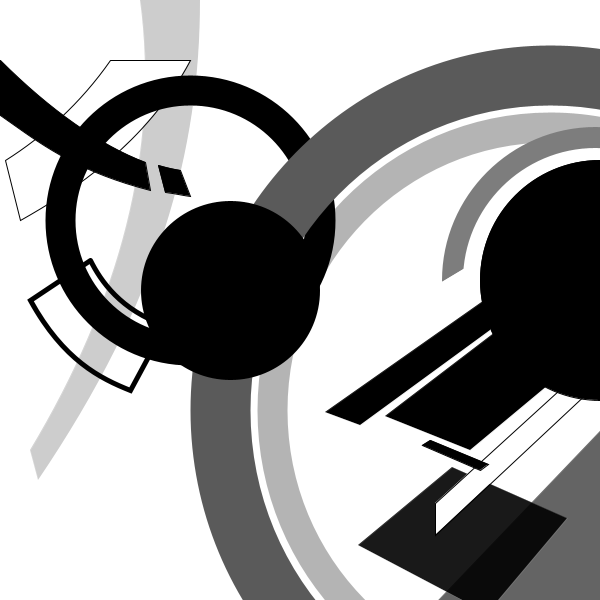
Frame 1 (no input)
Frame 60 (the mouse pressed at the canvas centre just before this capture): identical to frame 1, image omitted
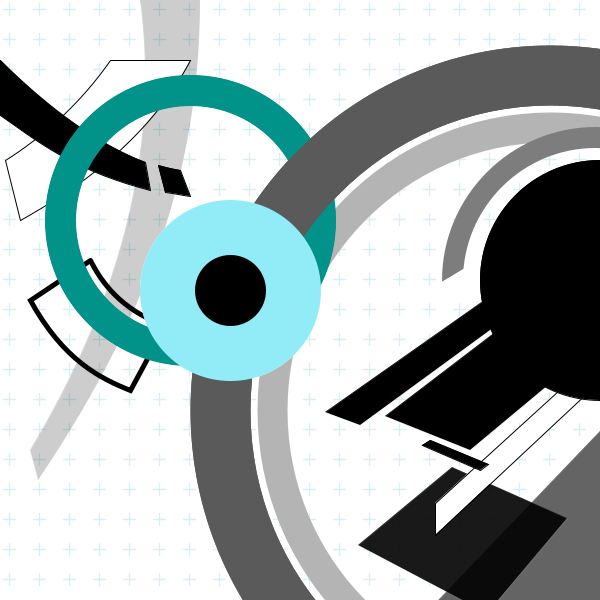
Frame 120 (the mouse held since frame 60 and released just before this capture)

The Processing sketch that drew these frames (run headless with seeded random() and noise(); from frame 60 on, the mouse is pressed at the canvas centre):

// Processing sketch: processing_14293
// ── processing_14293.pde

int x=600;
int y=280;
int ra=240;
int a=230;
int b=290;
int rb=180;
int c=550;
int d=410;
int rc=660;
int xe=600;
int ye=280;
int xd=550;
int yd=410;


void setup()
{
  size(600,600);
  smooth();
}

void draw()
{
  background(255);

  float da=dist(x,y,mouseX,mouseY);
  float db=dist(a,b,mouseX,mouseY);
  float dc=dist(c,d,mouseX,mouseY);

  if (db < rb/2 && mousePressed==true)
  {
    stroke(215,240,245);
    strokeWeight(1.4);
    for(int i=9; i<width; i+=30)
    {
      for(int j=3; j<width; j+=30)
      {
        line(j,i,j+12,i);
      }
    }
    for(int i=9; i<width; i+=30)
    {
      for(int j=3; j<width; j+=30)
      {
        line(i,j,i,j+12);
      }
    }
  }

  //right corner doughnut(small)
  stroke(180);
  strokeWeight(30);
  fill(255,0);
  ellipse(550,410,555,565);

  //<right corner quads>//
  //quad-corner
  strokeWeight(0);
  fill(100);
  quad(620,410,700,700,500,700,400,640);
  //quad-broad
  fill(0);
  quad(520,313,560,375,470,450,385,416);
  //quad-top
  quad(490,296,490,330,360,425,325,412);
  //quad-bottom
  fill(0,230);
  quad(452,467,567,518,487,613,358,545);
  //quad-long
  strokeWeight(1);
  stroke(0);
  fill(255);
  quad(570,380,590,390,435,535,435,503);
  //quad-small
  fill(0);
  quad(430,440,488,464,480,470,422,445);
  //<right corner quads end>//


  //ellipse_right corner
  fill(0);
  ellipse(600,280,240,240);

  //arc_right corner
  fill(255,0);
  strokeWeight(21);
  stroke(125);
  arc(595,280,285,285,PI,TWO_PI);
  strokeWeight(1);
  stroke(255);
  fill(255);
  quad(440,283,470,265,470,290,440,300);

  //<upperleft corner>//

  //long one
  strokeWeight(0);
  fill(0,50);
  beginShape();
  vertex(140,0);
  bezierVertex(160,150,120,300,30,450);
  vertex(38,480);
  bezierVertex(160,300,200,150,200,0);
  endShape();

  //hollowed one
  stroke(0);
  strokeWeight(5);
  fill(0,0);
  beginShape();
  vertex(90,260);
  vertex(30,300);
  bezierVertex(63,360,100,378,130,390);
  vertex(165,325);
  bezierVertex(120,310,100,280,90,260);
  endShape();



  //broad one
  strokeWeight(1);
  fill(255);
  beginShape();
  vertex(110,60);
  bezierVertex(80,103,43,136,5,160);
  vertex(20,220);
  bezierVertex(73,190,146,143,190,60);
  vertex(110,60);
  endShape();

  //black one
  fill(0);
  beginShape();
  vertex(0,60);
  bezierVertex(50,110,100,145,145,162);
  vertex(150,190);
  bezierVertex(72,170,36,140,0,115);
  vertex(0,60);
  endShape();

  //black piece
  fill(0);
  beginShape();
  vertex(158,165);
  bezierVertex(162,166,168,168,180,170);
  vertex(190,196);
  bezierVertex(182,195,174,193,165,192);
  vertex(158,165);
  endShape();


  //center doughnut
  stroke(0);
  strokeWeight(30);
  fill(255,0);
  ellipse(190,220,260,260);

  //right corner doughnut (large)
  stroke(90);
  strokeWeight(60);
  fill(255,0);
  ellipse(550,410,660,670);


  if(dc<rc/2+30 && dc>rc/2-30 && db>rb/2)
  {
    stroke(87,175,102);
    strokeWeight(6);
    ellipse(c,d,rc+54,rc+64);
    ellipse(c,d,rc-56,rc-46);
  }

  //center ellipse
  fill(0);
  strokeWeight(59);
  stroke(0);
  ellipse(230,290,120,120);


  if(da<ra/2)
  {
    fill(0,0);
    strokeCap(SQUARE);
    stroke(174,0,0);
    strokeWeight(8);
    for(int i=55; i<300; i+=25)
        arc(x,y,ra-8,ra-8,radians(i),radians(i+15));

  }


  if(db<rb/2)
  {
    fill(0,0);
    stroke(255);
    strokeWeight(55);
    ellipse(a,b,rb-54,rb-54);
  }
  if (db < rb/2 && mousePressed==true)
  {
    stroke(1,147,138);
    strokeWeight(31);
    fill(255,0);
    ellipse(190,220,260,260);

    //right corner doughnut (large)
    stroke(90);
    strokeWeight(60);
    fill(255,0);
    ellipse(550,410,660,670);

    fill(0);
    stroke(145,236,247);
    strokeWeight(55);
    ellipse(a,b,rb-54,rb-54);
  }
  if(dc<rc/2+30 && dc>rc/2-30 && db>rb/2&&mousePressed==true)
  {
    background(255);
    //right corner doughnut(small)
    stroke(180);
    strokeWeight(30);
    fill(255,0);
    ellipse(550,410,555,565);
    //<right corner quads>//
    //quad-corner
    strokeWeight(0);
    fill(100);
    quad(620,410,700,700,500,700,400,640);
    //quad-broad
    fill(0);
    quad(520,313,560,375,470,450,385,416);
    //quad-top
    quad(490,296,490,330,360,425,325,412);
    //quad-bottom
    fill(0,230);
    quad(452,467,567,518,487,613,358,545);
    //quad-long
    strokeWeight(1);
    stroke(0);
    fill(255);
    quad(570,380,590,390,435,535,435,503);
    //quad-small
    fill(0);
    quad(430,440,488,464,480,470,422,445);
    //<right corner quads end>//
    //ellipse_right corner
    fill(0);
    ellipse(600,280,240,240);
    //<upperleft corner>//
    //long one
    stroke(255);
    strokeWeight(0);
    fill(0,50);
    beginShape();
    vertex(140,0);
    bezierVertex(160,150,120,300,30,450);
    vertex(38,480);
    bezierVertex(160,300,200,150,200,0);
    endShape();
    //broad one
    stroke(0);
    strokeWeight(1);
    fill(255);
    beginShape();
    vertex(110,60);
    bezierVertex(80,103,43,136,5,160);
    vertex(20,220);
    bezierVertex(73,190,146,143,190,60);
    vertex(110,60);
    endShape();
    //black one
    stroke(0,125,23);
    fill(0,125,23);
    beginShape();
    vertex(0,60);
    bezierVertex(50,110,100,145,145,162);
    vertex(150,190);
    bezierVertex(72,170,36,140,0,115);
    vertex(0,60);
    endShape();
    //black piece
    beginShape();
    vertex(158,165);
    bezierVertex(162,166,168,168,180,170);
    vertex(190,196);
    bezierVertex(182,195,174,193,165,192);
    vertex(158,165);
    endShape();
    //center doughnut
    stroke(1,77,9);
    strokeWeight(30);
    fill(255,0);
    ellipse(190,220,260,260);
    //hollowed one
    stroke(0);
    strokeWeight(5);
    fill(0,0);
    beginShape();
    vertex(90,260);
    vertex(30,300);
    bezierVertex(63,360,100,378,130,390);
    vertex(165,325);
    bezierVertex(120,310,100,280,90,260);
    endShape();
    //right corner doughnut (large)
    stroke(16,155,42);
    strokeWeight(40);
    fill(255,0);
    ellipse(xd,yd,660,670);
    strokeWeight(3);
    ellipse(xd,yd,760,770);
    strokeWeight(2);
    ellipse(xd,yd,600,610);
    ellipse(xd,yd,540,550);
    strokeWeight(10);
    ellipse(xd,yd,780,790);
    //arc_right corner
    fill(255,0);
    strokeWeight(21);
    stroke(125);
    arc(595,280,285,285,PI,TWO_PI);
    strokeWeight(1);
    stroke(255);
    fill(255);
    quad(440,283,470,265,470,290,440,300);
    //center ellipse
    fill(0,0);
    strokeWeight(39);
    stroke(0,250);
    ellipse(230,290,140,140);
    strokeWeight(1);
    fill(255,130);
    ellipse(230,290,100,100);
    stroke(255);
    fill(4,211,26);
    ellipse(230,290,60,60);
  }
  if(da<ra/2&&mousePressed==true)
  {
    background(255);
    //right corner doughnut(small)
    stroke(180);
    strokeWeight(30);
    fill(255,0);
    ellipse(550,410,555,565);
    //<right corner quads>//
    //quad-corner
    strokeWeight(0);
    fill(100);
    quad(620,410,700,700,500,700,400,640);
    //quad-broad
    fill(0);
    quad(520,313,560,375,470,450,385,416);
    //quad-top
    quad(490,296,490,330,360,425,325,412);
    //quad-bottom
    fill(0,230);
    quad(452,467,567,518,487,613,358,545);
    //quad-long
    strokeWeight(1);
    stroke(0);
    fill(255);
    quad(570,380,590,390,435,535,435,503);
    //quad-small
    fill(0);
    quad(430,440,488,464,480,470,422,445);
    //<right corner quads end>//
    //ellipse_right corner
    fill(0);
    ellipse(600,280,240,240);
    //arc_right corner
    fill(255,0);
    strokeWeight(21);
    stroke(125);
    arc(595,280,285,285,PI,TWO_PI);
    strokeWeight(1);
    stroke(255);
    fill(255);
    quad(440,283,470,265,470,290,440,300);
    //<upperleft corner>//
    //long one
    strokeWeight(0);
    fill(0,50);
    beginShape();
    vertex(140,0);
    bezierVertex(160,150,120,300,30,450);
    vertex(38,480);
    bezierVertex(160,300,200,150,200,0);
    endShape();
    //hollowed one
    stroke(0);
    strokeWeight(5);
    fill(0,0);
    beginShape();
    vertex(90,260);
    vertex(30,300);
    bezierVertex(63,360,100,378,130,390);
    vertex(165,325);
    bezierVertex(120,310,100,280,90,260);
    endShape();
    //broad one
    strokeWeight(1);
    fill(255);
    beginShape();
    vertex(110,60);
    bezierVertex(80,103,43,136,5,160);
    vertex(20,220);
    bezierVertex(73,190,146,143,190,60);
    vertex(110,60);
    endShape();
    //black one
    fill(102,10,10);
    stroke(102,10,10);
    beginShape();
    vertex(0,60);
    bezierVertex(50,110,100,145,145,162);
    vertex(150,190);
    bezierVertex(72,170,36,140,0,115);
    vertex(0,60);
    endShape();
    //black piece

      beginShape();
    vertex(158,165);
    bezierVertex(162,166,168,168,180,170);
    vertex(190,196);
    bezierVertex(182,195,174,193,165,192);
    vertex(158,165);
    endShape();
    //center doughnut
    stroke(50,0,0);
    strokeWeight(30);
    fill(255,0);
    ellipse(190,220,260,260);
    //right corner doughnut (large)
    stroke(162,50,50);
    strokeWeight(60);
    fill(255,0);
    ellipse(550,410,660,670);
    //center ellipse
    fill(0,0);
    strokeWeight(39);
    stroke(0,250);
    ellipse(230,290,140,140);
    strokeWeight(1);
    fill(255,130);
    ellipse(230,290,100,100);
    stroke(255);
    fill(200,0,0);
    ellipse(230,290,60,60);

    strokeCap(SQUARE);
    stroke(200,0,0);
    fill(0,0);
    strokeWeight(15);
    arc(xe,ye,200,200,radians(160),radians(290));
    arc(xe,ye,200,200,radians(50),radians(140));
    stroke(110,0,0);
    strokeWeight(10);
    arc(xe,ye,167,167,radians(180),radians(280));
    arc(xe,ye,167,167,radians(50),radians(160));
    strokeWeight(25);
    arc(xe,ye,150,150,radians(190),radians(280));
    stroke(160,0,0);
    strokeWeight(40);
    arc(xe,ye,60,60,radians(50),radians(230));
    strokeWeight(15);

    arc(xe,ye,285,285,radians(50),radians(145));
    stroke(255,0,0);
    strokeWeight(3);
    arc(xe,ye,310,310,radians(50),radians(160));
    arc(xe,ye,110,110,radians(50),radians(240));
  }

  if(keyPressed==true)
  {
    background(255);

    stroke(215,240,245);
    strokeWeight(1.4);
    for(int i=9; i<width; i+=30)
    {
      for(int j=3; j<width; j+=30)
      {
        line(j,i,j+12,i);
      }
    }
    for(int i=9; i<width; i+=30)
    {
      for(int j=3; j<width; j+=30)
      {
        line(i,j,i,j+12);
      }
    }
    //right corner doughnut(small)
    stroke(180);
    strokeWeight(30);
    fill(255,0);
    ellipse(550,410,555,565);
    //<right corner quads>//
    //quad-corner
    strokeWeight(0);
    fill(100);
    quad(620,410,700,700,500,700,400,640);
    //quad-broad
    fill(0);
    quad(520,313,560,375,470,450,385,416);
    //quad-top
    quad(490,296,490,330,360,425,325,412);
    //quad-bottom
    fill(0,230);
    quad(452,467,567,518,487,613,358,545);
    //quad-long
    strokeWeight(1);
    stroke(0);
    fill(255);
    quad(570,380,590,390,435,535,435,503);
    //quad-small
    fill(0);
    quad(430,440,488,464,480,470,422,445);
    //<right corner quads end>//
    //ellipse_right corner
    fill(0);
    ellipse(600,280,240,240);
    //arc_right corner
    fill(255,0);
    strokeWeight(21);
    stroke(125);
    arc(595,280,285,285,PI,TWO_PI);
    strokeWeight(1);
    stroke(255);
    fill(255);
    quad(440,283,470,265,470,290,440,300);
    //<upperleft corner>//
    //long one
    strokeWeight(0);
    fill(0,50);
    beginShape();
    vertex(140,0);
    bezierVertex(160,150,120,300,30,450);
    vertex(38,480);
    bezierVertex(160,300,200,150,200,0);
    endShape();
    //hollowed one
    stroke(0);
    strokeWeight(5);
    fill(0,0);
    beginShape();
    vertex(90,260);
    vertex(30,300);
    bezierVertex(63,360,100,378,130,390);
    vertex(165,325);
    bezierVertex(120,310,100,280,90,260);
    endShape();
    //broad one
    strokeWeight(1);
    fill(255);
    beginShape();
    vertex(110,60);
    bezierVertex(80,103,43,136,5,160);
    vertex(20,220);
    bezierVertex(73,190,146,143,190,60);
    vertex(110,60);
    endShape();
    //black one
    fill(1,147,138);
    stroke(1,147,138);
    beginShape();
    vertex(0,60);
    bezierVertex(50,110,100,145,145,162);
    vertex(150,190);
    bezierVertex(72,170,36,140,0,115);
    vertex(0,60);
    endShape();
    //black piece

      beginShape();
    vertex(158,165);
    bezierVertex(162,166,168,168,180,170);
    vertex(190,196);
    bezierVertex(182,195,174,193,165,192);
    vertex(158,165);
    endShape();
    //center doughnut
    stroke(50,0,0);
    strokeWeight(30);
    fill(255,0);
    ellipse(190,220,260,260);
    //right corner doughnut (large)
    stroke(16,155,42);
    strokeWeight(40);
    fill(255,0);
    ellipse(xd,yd,660,670);
    strokeWeight(3);
    ellipse(xd,yd,760,770);
    strokeWeight(2);
    ellipse(xd,yd,600,610);
    ellipse(xd,yd,540,550);
    strokeWeight(10);
    ellipse(xd,yd,780,790);
    //center ellipse
    fill(0,0);
    strokeWeight(39);
    stroke(0,250);
    ellipse(230,290,140,140);
    strokeWeight(1);
    fill(255,130);
    ellipse(230,290,100,100);
    stroke(255);
    fill(200,0,0);
    ellipse(230,290,60,60);

    strokeCap(SQUARE);
    stroke(200,0,0);
    fill(0,0);
    strokeWeight(15);
    arc(xe,ye,200,200,radians(160),radians(290));
    arc(xe,ye,200,200,radians(50),radians(140));
    stroke(110,0,0);
    strokeWeight(10);
    arc(xe,ye,167,167,radians(180),radians(280));
    arc(xe,ye,167,167,radians(50),radians(160));
    strokeWeight(25);
    arc(xe,ye,150,150,radians(190),radians(280));
    stroke(160,0,0);
    strokeWeight(40);
    arc(xe,ye,60,60,radians(50),radians(230));
    strokeWeight(15);

    arc(xe,ye,285,285,radians(50),radians(145));
    stroke(255,0,0);
    strokeWeight(3);
    arc(xe,ye,310,310,radians(50),radians(160));
    arc(xe,ye,110,110,radians(50),radians(240));
  }
}
